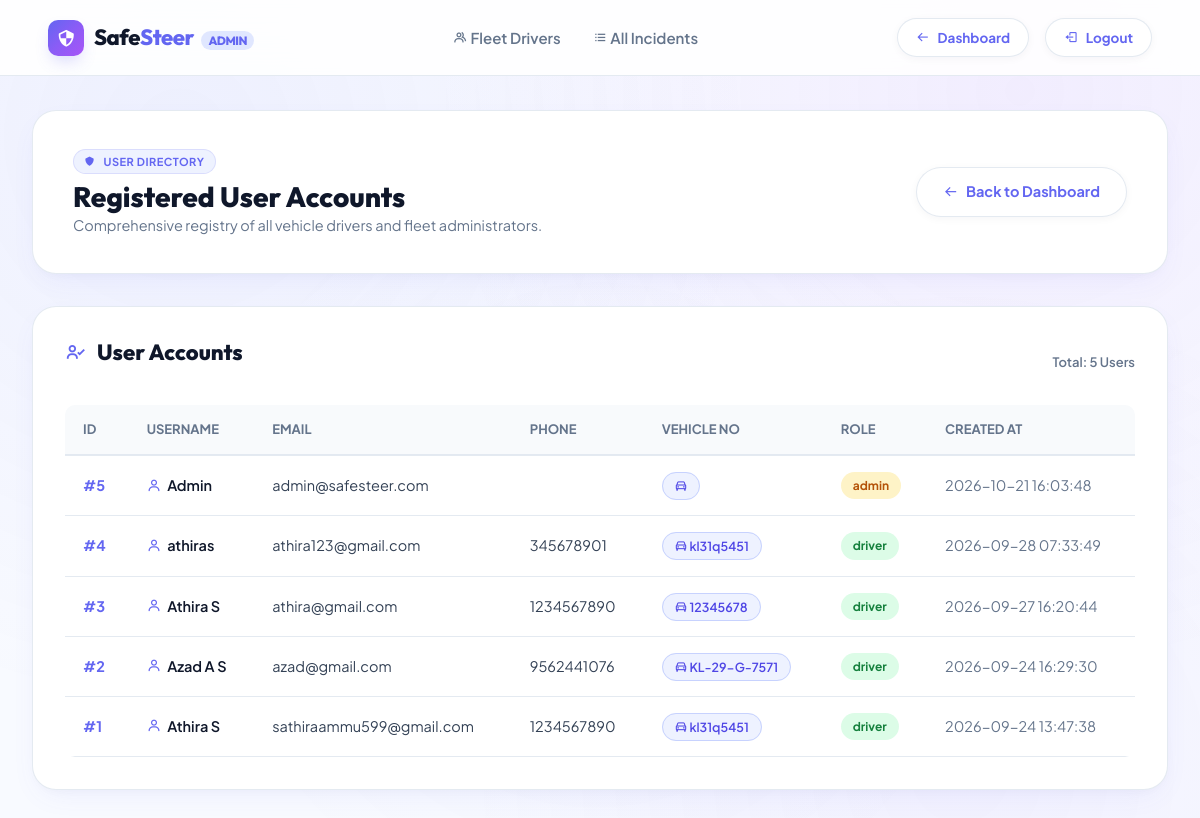
Page /admin/users (signed in) on the earlier database version.
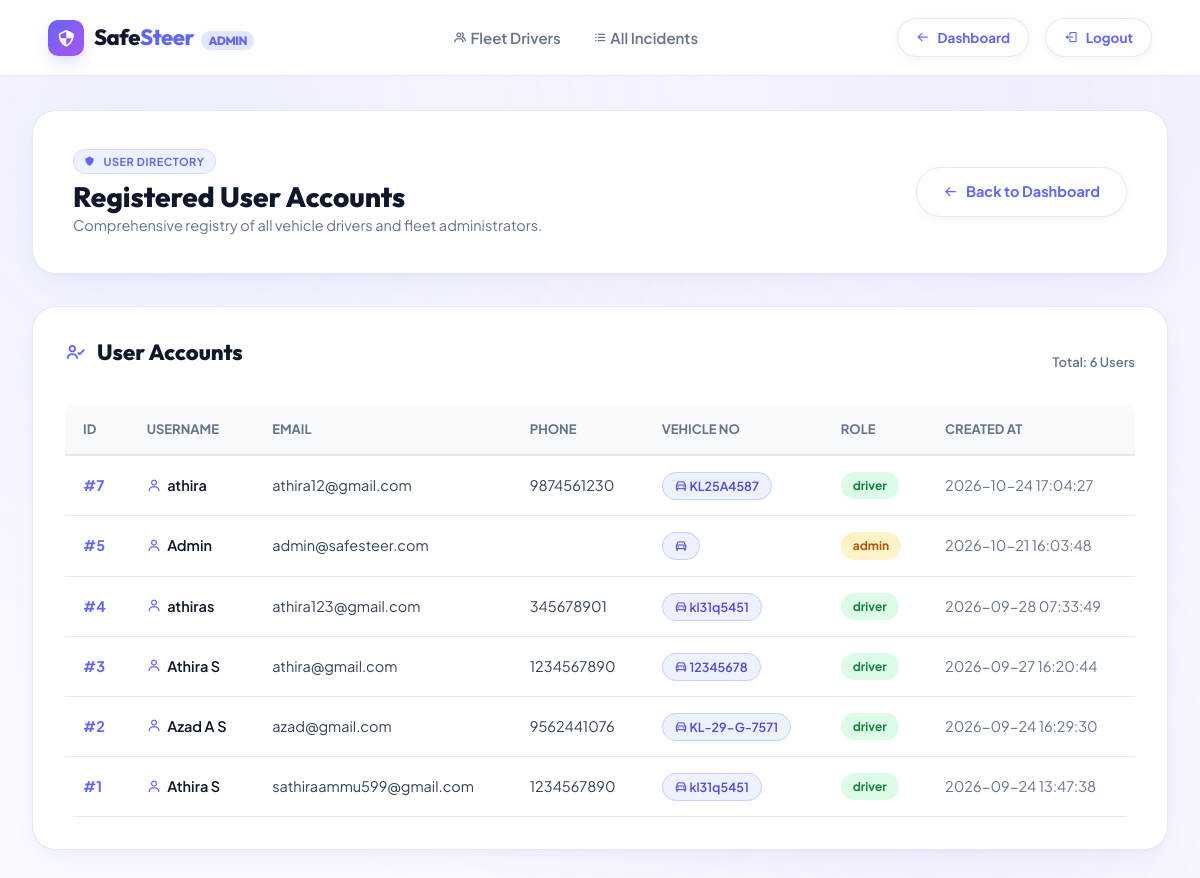
Same page on the later database version.
### tables this page shows
CREATE TABLE users (
            id INTEGER PRIMARY KEY AUTOINCREMENT,
            username TEXT NOT NULL,
            email TEXT NOT NULL UNIQUE,
            password_hash TEXT NOT NULL,
            phone TEXT,
            vehicle_no TEXT NOT NULL,
            role TEXT NOT NULL CHECK(role IN ('admin','driver')) DEFAULT 'driver',
            created_at TIMESTAMP DEFAULT CURRENT_TIMESTAMP
        );

### app.py (the view)
@app.route("/admin/users")
def admin_users():
    if session.get("role") != "admin":
        return redirect(url_for("index"))
    users = list_users()
    return render_template("admin_users.html", users=users)

### db_helpers.py (called while the page is built)
def get_conn():
    conn = sqlite3.connect(DB)
    conn.row_factory = sqlite3.Row
    return conn

def list_users():
    conn = get_conn()
    cur = conn.cursor()
    cur.execute("SELECT id, username, email, phone, vehicle_no, role, created_at FROM users ORDER BY id DESC")
    rows = cur.fetchall()
    conn.close()
    return rows

### templates/admin_users.html (shortened to what this page needs)
<!DOCTYPE html>
<html lang="en">
<head>
  <link href="https://unpkg.com/boxicons@2.1.4/css/boxicons.min.css" rel="stylesheet">
  <link rel="stylesheet" href="{{ url_for('static', filename='style.css') }}">
</head>
<body style="background-color: #f8faff;">
  <header class="site-header">
    <a href="{{ url_for('admin_dashboard') }}" class="brand-logo">
      <div class="logo-icon"><i class='bx bx-shield-quarter'></i></div>
      <span>Safe<span>Steer</span> <span style="font-size:12px; font-weight:800; padding:2px 7px; background:#e0e7ff; color:#6366f1; border-radius:999px; margin-left:4px;">ADMIN</span></span>
    </a>
    <nav class="nav-links" id="navLinks">
      <a href="{{ url_for('admin_dashboard') }}"><i class='bx bx-group'></i> Fleet Drivers</a>
      <a href="{{ url_for('admin_incidents') }}"><i class='bx bx-list-ul'></i> All Incidents</a>
    </nav>
    <div class="header-actions">
      <a href="{{ url_for('admin_dashboard') }}" class="btn-pill secondary" style="padding: 8px 18px; font-size: 13.5px;">
        <i class='bx bx-arrow-back'></i> Dashboard
      </a>
      <a href="{{ url_for('logout') }}" class="btn-pill secondary" style="padding: 8px 18px; font-size: 13.5px;">
        <i class='bx bx-log-out'></i> Logout
      </a>
    </div>
  </header>
  <main class="dashboard-container">
    <div class="dashboard-hero-card">
      <div>
        <div class="pill-badge" style="margin-bottom:6px; font-size:11px; padding:3px 10px;">
          <i class='bx bxs-shield'></i> USER DIRECTORY
        </div>
        <h2 style="font-size: 28px;">Registered User Accounts</h2>
        <p style="color:var(--text-muted); font-size:14.5px;">Comprehensive registry of all vehicle drivers and fleet administrators.</p>
      </div>
      <div>
        <a href="{{ url_for('admin_dashboard') }}" class="btn-pill secondary">
          <i class='bx bx-arrow-back'></i> Back to Dashboard
        </a>
      </div>
    </div>
    <div class="table-card">
      <div style="display:flex; justify-content:space-between; align-items:center; margin-bottom: 20px;">
        <h3><i class='bx bx-user-check' style="color:#6366f1;"></i> User Accounts</h3>
        <span style="font-size:13px; color:var(--text-muted); font-weight:600;">Total: {{ users|length }} Users</span>
      </div>
      <div class="table-responsive">
        <table class="styled-table">
          <thead>
            <tr>
              <th>ID</th>
              <th>Username</th>
              <th>Email</th>
              <th>Phone</th>
              <th>Vehicle No</th>
              <th>Role</th>
              <th>Created At</th>
            </tr>
          </thead>
          <tbody>
            {% for user in users %}
            <tr>
              <td style="font-weight: 700;">
                <a href="{{ url_for('admin_user_details', user_id=user['id']) }}" style="color:var(--brand-primary); font-weight:700; text-decoration:none;">#{{ user['id'] }}</a>
              </td>
              <td style="font-weight: 600; color:var(--text-main);">
                <a href="{{ url_for('admin_user_details', user_id=user['id']) }}" style="color:var(--text-main); text-decoration:none; display:flex; align-items:center; gap:6px;">
                  <i class='bx bx-user' style="color:#6366f1;"></i> {{ user['username'] }}
                </a>
              </td>
              <td>{{ user['email'] }}</td>
              <td>{{ user['phone'] }}</td>
              <td>
                <span class="tag-chip" style="background:#eef2ff; color:#4f46e5; border-color:#c7d2fe;">
                  <i class='bx bx-car'></i> {{ user['vehicle_no'] }}
                </span>
              </td>
              <td>
                <span class="status-badge {% if user['role'] == 'admin' %}warning{% else %}success{% endif %}">
                  {{ user['role'] }}
                </span>
              </td>
              <td style="color:var(--text-muted); white-space: nowrap;">{{ user['created_at'] }}</td>
            </tr>
            {% endfor %}
          </tbody>
        </table>
      </div>
    </div>
  </main>
</body>
</html>

Differences in the rows shown:
added users: id "7", username "athira", email "athira12@gmail.com", phone "9874561230", vehicle_no "KL25A4587", role "driver", created_at "2026-10-24 17:04:27"
Other differences:
{{ users|length }}: "5" → "6"
